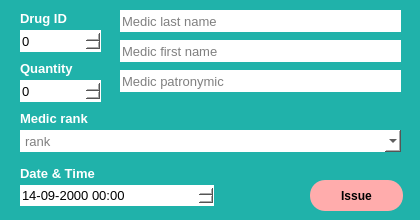
<?xml version="1.0" encoding="UTF-8"?>
<ui version="4.0">
 <class>DrugIssuingWindow</class>
 <widget class="QDialog" name="DrugIssuingWindow">
  <property name="geometry">
   <rect>
    <x>0</x>
    <y>0</y>
    <width>420</width>
    <height>220</height>
   </rect>
  </property>
  <property name="minimumSize">
   <size>
    <width>420</width>
    <height>220</height>
   </size>
  </property>
  <property name="maximumSize">
   <size>
    <width>420</width>
    <height>220</height>
   </size>
  </property>
  <property name="windowTitle">
   <string>Drug issuing</string>
  </property>
  <property name="windowIcon">
   <iconset>
    <normaloff>../media/logo.png</normaloff>../media/logo.png</iconset>
  </property>
  <property name="styleSheet">
   <string notr="true">background-color: rgb(32, 178, 170);</string>
  </property>
  <widget class="QLineEdit" name="medic_fname_fld">
   <property name="geometry">
    <rect>
     <x>120</x>
     <y>40</y>
     <width>281</width>
     <height>22</height>
    </rect>
   </property>
   <property name="font">
    <font>
     <pointsize>10</pointsize>
    </font>
   </property>
   <property name="styleSheet">
    <string notr="true">background-color: rgb(255, 255, 255);
color: rgb(0, 0, 0);
border-radius: 15px;</string>
   </property>
   <property name="maxLength">
    <number>50</number>
   </property>
   <property name="placeholderText">
    <string>Medic first name</string>
   </property>
  </widget>
  <widget class="QLineEdit" name="medic_lname_fld">
   <property name="geometry">
    <rect>
     <x>120</x>
     <y>10</y>
     <width>281</width>
     <height>22</height>
    </rect>
   </property>
   <property name="font">
    <font>
     <pointsize>10</pointsize>
    </font>
   </property>
   <property name="styleSheet">
    <string notr="true">background-color: rgb(255, 255, 255);
color: rgb(0, 0, 0);
border-radius: 15px;</string>
   </property>
   <property name="maxLength">
    <number>50</number>
   </property>
   <property name="placeholderText">
    <string>Medic last name</string>
   </property>
  </widget>
  <widget class="QLineEdit" name="medic_patronymic_fld">
   <property name="geometry">
    <rect>
     <x>120</x>
     <y>70</y>
     <width>281</width>
     <height>22</height>
    </rect>
   </property>
   <property name="font">
    <font>
     <pointsize>10</pointsize>
    </font>
   </property>
   <property name="styleSheet">
    <string notr="true">background-color: rgb(255, 255, 255);
color: rgb(0, 0, 0);
border-radius: 15px;</string>
   </property>
   <property name="maxLength">
    <number>50</number>
   </property>
   <property name="placeholderText">
    <string>Medic patronymic</string>
   </property>
  </widget>
  <widget class="QComboBox" name="rank_cbox">
   <property name="geometry">
    <rect>
     <x>20</x>
     <y>130</y>
     <width>381</width>
     <height>22</height>
    </rect>
   </property>
   <property name="font">
    <font>
     <pointsize>10</pointsize>
    </font>
   </property>
   <property name="styleSheet">
    <string notr="true">background-color: rgb(255, 255, 255);
color: rgb(0, 0, 0);
border-radius: 15px;</string>
   </property>
   <property name="currentText">
    <string/>
   </property>
   <property name="placeholderText">
    <string>rank</string>
   </property>
  </widget>
  <widget class="QLabel" name="label">
   <property name="geometry">
    <rect>
     <x>20</x>
     <y>110</y>
     <width>101</width>
     <height>16</height>
    </rect>
   </property>
   <property name="font">
    <font>
     <pointsize>10</pointsize>
     <weight>75</weight>
     <bold>true</bold>
    </font>
   </property>
   <property name="styleSheet">
    <string notr="true">color: rgb(255, 255, 255);</string>
   </property>
   <property name="text">
    <string>Medic rank</string>
   </property>
  </widget>
  <widget class="QDateTimeEdit" name="datetime_editor">
   <property name="geometry">
    <rect>
     <x>20</x>
     <y>185</y>
     <width>194</width>
     <height>21</height>
    </rect>
   </property>
   <property name="font">
    <font>
     <pointsize>10</pointsize>
    </font>
   </property>
   <property name="styleSheet">
    <string notr="true">background-color: rgb(255, 255, 255);
color: rgb(0, 0, 0);
border-radius: 15px;</string>
   </property>
   <property name="minimumDateTime">
    <datetime>
     <hour>0</hour>
     <minute>0</minute>
     <second>0</second>
     <year>2000</year>
     <month>9</month>
     <day>14</day>
    </datetime>
   </property>
   <property name="displayFormat">
    <string>dd-MM-yyyy HH:mm</string>
   </property>
  </widget>
  <widget class="QLabel" name="label_2">
   <property name="geometry">
    <rect>
     <x>20</x>
     <y>165</y>
     <width>191</width>
     <height>16</height>
    </rect>
   </property>
   <property name="font">
    <font>
     <pointsize>10</pointsize>
     <weight>75</weight>
     <bold>true</bold>
    </font>
   </property>
   <property name="styleSheet">
    <string notr="true">color: rgb(255, 255, 255);</string>
   </property>
   <property name="text">
    <string>Date &amp; Time</string>
   </property>
  </widget>
  <widget class="QPushButton" name="issue_btn">
   <property name="geometry">
    <rect>
     <x>310</x>
     <y>180</y>
     <width>93</width>
     <height>31</height>
    </rect>
   </property>
   <property name="font">
    <font>
     <weight>75</weight>
     <bold>true</bold>
    </font>
   </property>
   <property name="styleSheet">
    <string notr="true">QPushButton {
	background-color: rgb(255, 172, 172);
	color: rgb(0, 0, 0);
	border-radius: 15px;
}

QPushButton:pressed {
	background-color: rgb(105, 205, 255);
}</string>
   </property>
   <property name="text">
    <string>Issue</string>
   </property>
  </widget>
  <widget class="QSpinBox" name="quantity_spnbox">
   <property name="geometry">
    <rect>
     <x>20</x>
     <y>80</y>
     <width>81</width>
     <height>22</height>
    </rect>
   </property>
   <property name="font">
    <font>
     <pointsize>10</pointsize>
    </font>
   </property>
   <property name="styleSheet">
    <string notr="true">background-color: rgb(255, 255, 255);
color: rgb(0, 0, 0);
border-radius: 15px;</string>
   </property>
  </widget>
  <widget class="QLabel" name="label_3">
   <property name="geometry">
    <rect>
     <x>20</x>
     <y>60</y>
     <width>81</width>
     <height>16</height>
    </rect>
   </property>
   <property name="font">
    <font>
     <pointsize>10</pointsize>
     <weight>75</weight>
     <bold>true</bold>
    </font>
   </property>
   <property name="styleSheet">
    <string notr="true">color: rgb(255, 255, 255);</string>
   </property>
   <property name="text">
    <string>Quantity</string>
   </property>
  </widget>
  <widget class="QLabel" name="label_4">
   <property name="geometry">
    <rect>
     <x>20</x>
     <y>10</y>
     <width>71</width>
     <height>16</height>
    </rect>
   </property>
   <property name="font">
    <font>
     <pointsize>10</pointsize>
     <weight>75</weight>
     <bold>true</bold>
    </font>
   </property>
   <property name="styleSheet">
    <string notr="true">color: rgb(255, 255, 255);</string>
   </property>
   <property name="text">
    <string>Drug ID</string>
   </property>
  </widget>
  <widget class="QSpinBox" name="drug_id_spnbox">
   <property name="geometry">
    <rect>
     <x>20</x>
     <y>30</y>
     <width>81</width>
     <height>22</height>
    </rect>
   </property>
   <property name="font">
    <font>
     <pointsize>10</pointsize>
    </font>
   </property>
   <property name="styleSheet">
    <string notr="true">background-color: rgb(255, 255, 255);
color: rgb(0, 0, 0);
border-radius: 15px;</string>
   </property>
   <property name="maximum">
    <number>999999</number>
   </property>
  </widget>
 </widget>
 <resources/>
 <connections/>
</ui>
